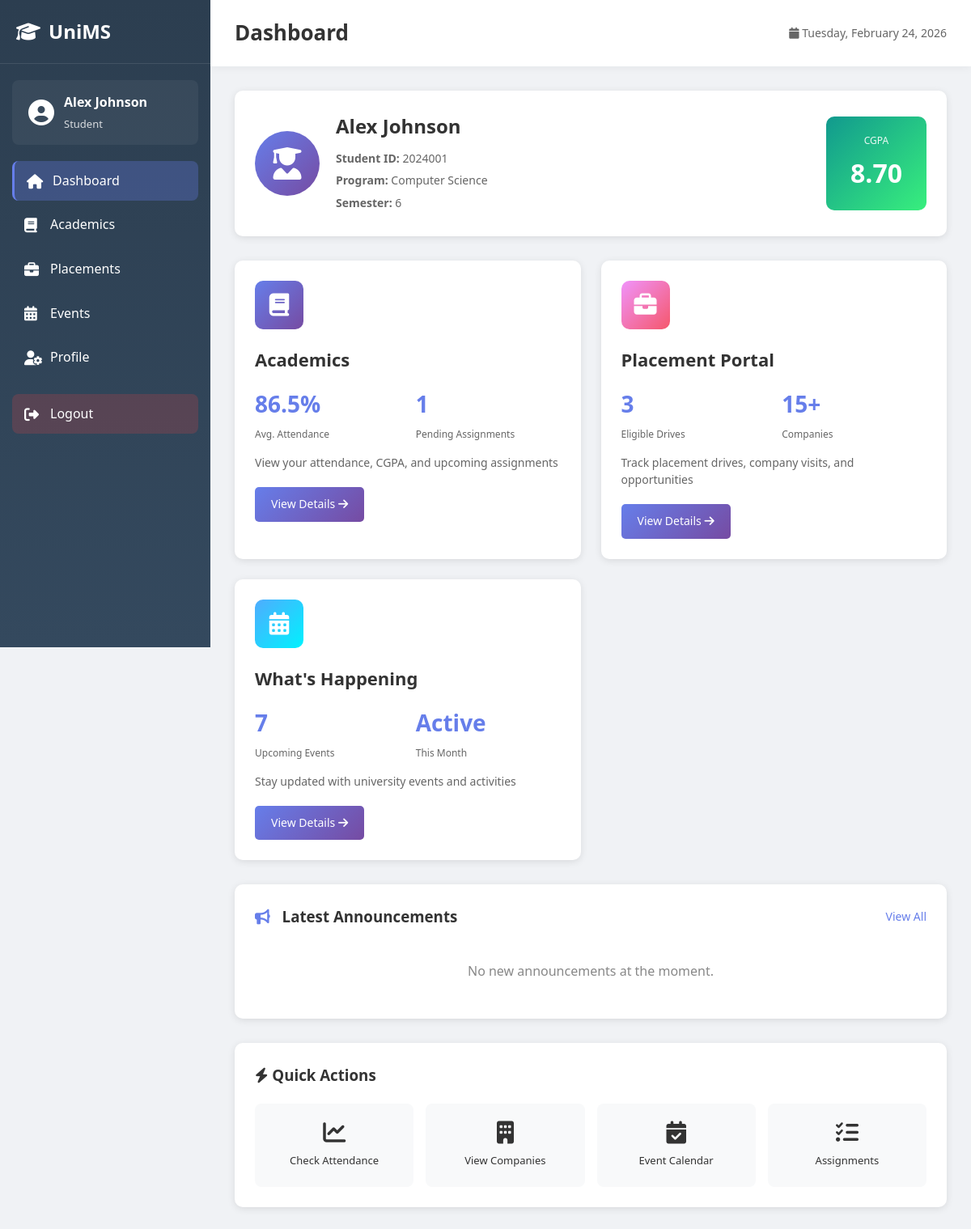
The app's page /dashboard (signed in) with its own data.
### tables this page shows
CREATE TABLE students (
            id INTEGER PRIMARY KEY AUTOINCREMENT,
            user_id INTEGER,
            student_id TEXT UNIQUE NOT NULL,
            program TEXT NOT NULL,
            semester INTEGER NOT NULL,
            cgpa REAL DEFAULT 0.0,
            FOREIGN KEY (user_id) REFERENCES users(id)
        );

### app.py (the view, shortened to what this page needs)
@app.route('/dashboard')
@login_required
def dashboard():
    if session.get('user_type') == 'admin':
        return redirect(url_for('admin_dashboard'))
    conn = get_db_connection()
    if session['user_type'] == 'student':
        student = conn.execute('''
            SELECT s.* FROM students s
            WHERE s.user_id = ?
        ''', (session['user_id'],)).fetchone()
        attendance_summary = conn.execute('''
            SELECT
                COUNT(*) as total_subjects,
                AVG(CAST(attended_classes AS FLOAT) / total_classes * 100) as avg_attendance
            FROM attendance
            WHERE student_id = ?
        ''', (student['id'],)).fetchone()
        pending_assignments = conn.execute('''
            SELECT COUNT(*) as count FROM assignments
            WHERE status = 'pending' AND due_date >= date('now')
        ''').fetchone()
        eligible_drives = conn.execute('''
            SELECT COUNT(*) as count FROM placement_drives
            WHERE status = 'Open' AND min_cgpa <= ?
        ''', (student['cgpa'],)).fetchone()
        upcoming_events = conn.execute('''
            SELECT COUNT(*) as count FROM events
            WHERE event_date >= date('now')
        ''').fetchone()
        announcements = conn.execute('''
            SELECT * FROM announcements
            ORDER BY created_at DESC
            LIMIT 5
        ''').fetchall()
        conn.close()
        dashboard_data = {
            'student': student,
            'attendance_summary': attendance_summary,
            'pending_assignments': pending_assignments['count'],
            'eligible_drives': eligible_drives['count'],
            'upcoming_events': upcoming_events['count'],
            'announcements': announcements
        }
        return render_template('dashboard.html', data=dashboard_data)

### app.py (called while the page is built)
def get_db_connection():
    conn = sqlite3.connect(DATABASE)
    conn.row_factory = sqlite3.Row  # This allows us to access columns by name
    return conn

def login_required(f):
    @wraps(f)
    def decorated_function(*args, **kwargs):
        if 'user_id' not in session:
            flash('Please log in to access this page.', 'warning')
            return redirect(url_for('login'))
        return f(*args, **kwargs)
    return decorated_function

### templates/dashboard.html (shortened to what this page needs)
{% extends "base.html" %}
{% block page_title %}Dashboard{% endblock %}
{% block content %}
<div class="dashboard">
    <div class="student-info-card">
        <div class="info-left">
            <div class="avatar">
                <i class="fas fa-user-graduate"></i>
            </div>
            <div class="info-details">
                <h2>{{ session.full_name }}</h2>
                <p><strong>Student ID:</strong> {{ data.student.student_id }}</p>
                <p><strong>Program:</strong> {{ data.student.program }}</p>
                <p><strong>Semester:</strong> {{ data.student.semester }}</p>
            </div>
        </div>
        <div class="info-right">
            <div class="cgpa-badge">
                <span class="cgpa-label">CGPA</span>
                <span class="cgpa-value">{{ "%.2f"|format(data.student.cgpa or 0.0) }}</span>
            </div>
        </div>
    </div>
    <div class="dashboard-tiles">
        <div class="tile academics-tile">
            <div class="tile-icon">
                <i class="fas fa-book"></i>
            </div>
            <div class="tile-content">
                <h3>Academics</h3>
                <div class="tile-stats">
                    <div class="stat">
                        <span class="stat-value">{{ "%.1f"|format(data.attendance_summary.avg_attendance or 0.0)
                            }}%</span>
                        <span class="stat-label">Avg. Attendance</span>
                    </div>
                    <div class="stat">
                        <span class="stat-value">{{ data.pending_assignments }}</span>
                        <span class="stat-label">Pending Assignments</span>
                    </div>
                </div>
                <p class="tile-description">
                    View your attendance, CGPA, and upcoming assignments
                </p>
                <a href="{{ url_for('academics') }}" class="tile-btn">
                    View Details <i class="fas fa-arrow-right"></i>
                </a>
            </div>
        </div>
        <div class="tile placements-tile">
            <div class="tile-icon">
                <i class="fas fa-briefcase"></i>
            </div>
            <div class="tile-content">
                <h3>Placement Portal</h3>
                <div class="tile-stats">
                    <div class="stat">
                        <span class="stat-value">{{ data.eligible_drives }}</span>
                        <span class="stat-label">Eligible Drives</span>
                    </div>
                    <div class="stat">
                        <span class="stat-value">15+</span>
                        <span class="stat-label">Companies</span>
                    </div>
                </div>
                <p class="tile-description">
                    Track placement drives, company visits, and opportunities
                </p>
                <a href="{{ url_for('placements') }}" class="tile-btn">
                    View Details <i class="fas fa-arrow-right"></i>
                </a>
            </div>
        </div>
        <div class="tile events-tile">
            <div class="tile-icon">
                <i class="fas fa-calendar-alt"></i>
            </div>
            <div class="tile-content">
                <h3>What's Happening</h3>
                <div class="tile-stats">
                    <div class="stat">
                        <span class="stat-value">{{ data.upcoming_events }}</span>
                        <span class="stat-label">Upcoming Events</span>
                    </div>
                    <div class="stat">
                        <span class="stat-value">Active</span>
                        <span class="stat-label">This Month</span>
                    </div>
                </div>
                <p class="tile-description">
                    Stay updated with university events and activities
                </p>
                <a href="{{ url_for('events') }}" class="tile-btn">
                    View Details <i class="fas fa-arrow-right"></i>
                </a>
            </div>
        </div>
    </div>
    <div class="section"
        style="margin-bottom: 30px; background: white; padding: 25px; border-radius: 10px; box-shadow: 0 2px 10px rgba(0,0,0,0.1);">
        <div class="section-header"
            style="display: flex; justify-content: space-between; align-items: center; margin-bottom: 20px;">
            <h3 style="margin: 0; color: #333;"><i class="fas fa-bullhorn"
                    style="color: #667eea; margin-right: 10px;"></i> Latest Announcements</h3>
            <a href="{{ url_for('events') }}" style="font-size: 14px; color: #667eea; text-decoration: none;">View
                All</a>
        </div>
        <div class="announcements-list">
            {% if data.announcements %}
            {% for ann in data.announcements %}
            <div class="announcement-item"
                style="padding: 15px; border-bottom: 1px solid #eee; display: flex; gap: 15px; align-items: center;">
                <div class="ann-icon"
                    style="width: 40px; height: 40px; background: #f0f4ff; border-radius: 50%; display: flex; align-items: center; justify-content: center; color: #667eea; flex-shrink: 0;">
                    <i class="fas fa-info-circle"></i>
                </div>
                <div class="ann-content">
                    <h4 style="margin: 0 0 5px 0; font-size: 16px; color: #333;">{{ ann.title }}</h4>
                    <p style="margin: 0; font-size: 13px; color: #666; line-height: 1.4;">{{ ann.content[:150] }}{% if
                        ann.content|length > 150 %}...{% endif %}</p>
                    <small style="color: #999; font-size: 11px;">{{ ann.created_at }}</small>
                </div>
            </div>
            {% endfor %}
            {% else %}
            <p style="text-align: center; color: #888; padding: 20px;">No new announcements at the moment.</p>
            {% endif %}
        </div>
    </div>
    <div class="quick-actions">
        <h3><i class="fas fa-bolt"></i> Quick Actions</h3>
        <div class="actions-grid">
            <a href="{{ url_for('academics') }}" class="action-card">
                <i class="fas fa-chart-line"></i>
                <span>Check Attendance</span>
            </a>
            <a href="{{ url_for('placements') }}" class="action-card">
                <i class="fas fa-building"></i>
                <span>View Companies</span>
            </a>
            <a href="{{ url_for('events') }}" class="action-card">
                <i class="fas fa-calendar-check"></i>
                <span>Event Calendar</span>
            </a>
            <a href="{{ url_for('academics') }}" class="action-card">
                <i class="fas fa-tasks"></i>
                <span>Assignments</span>
            </a>
        </div>
    </div>
</div>
{% endblock %}

### static/css/style.css (style rules this page uses)
* { margin: 0; padding: 0; box-sizing: border-box; }
body { font-family: 'Segoe UI', Tahoma, Geneva, Verdana, sans-serif; background: #f0f2f5; color: #333; line-height: 1.6; }

### templates/dashboard.html (style rules this page uses)
.student-info-card { background: white; border-radius: 10px; padding: 25px; margin-bottom: 30px; box-shadow: 0 2px 10px rgba(0, 0, 0, 0.1); display: flex; justify-content: space-between; align-items: center; }
.info-left { display: flex; gap: 20px; align-items: center; }
.avatar { width: 80px; height: 80px; background: linear-gradient(135deg, #667eea 0%, #764ba2 100%); border-radius: 50%; display: flex; align-items: center; justify-content: center; font-size: 40px; color: white; }
.info-details h2 { margin-bottom: 10px; color: #333; }
.info-details p { color: #666; margin: 5px 0; font-size: 14px; }
.cgpa-badge { background: linear-gradient(135deg, #11998e 0%, #38ef7d 100%); padding: 20px 30px; border-radius: 10px; text-align: center; color: white; }
.cgpa-label { display: block; font-size: 12px; margin-bottom: 5px; opacity: 0.9; }
.cgpa-value { display: block; font-size: 32px; font-weight: bold; }
.dashboard-tiles { display: grid; grid-template-columns: repeat(auto-fit, minmax(300px, 1fr)); gap: 25px; margin-bottom: 30px; }
.tile { background: white; border-radius: 10px; padding: 25px; box-shadow: 0 2px 10px rgba(0, 0, 0, 0.1); transition: transform 0.3s, box-shadow 0.3s; }
.tile-icon { width: 60px; height: 60px; border-radius: 10px; display: flex; align-items: center; justify-content: center; font-size: 28px; color: white; margin-bottom: 20px; }
.academics-tile .tile-icon { background: linear-gradient(135deg, #667eea 0%, #764ba2 100%); }
.placements-tile .tile-icon { background: linear-gradient(135deg, #f093fb 0%, #f5576c 100%); }
.events-tile .tile-icon { background: linear-gradient(135deg, #4facfe 0%, #00f2fe 100%); }
.tile-content h3 { font-size: 22px; margin-bottom: 15px; color: #333; }
.tile-stats { display: flex; gap: 20px; margin-bottom: 15px; }
.stat { flex: 1; }
.stat-value { display: block; font-size: 28px; font-weight: bold; color: #667eea; }
.stat-label { display: block; font-size: 12px; color: #666; margin-top: 5px; }
.tile-description { color: #666; font-size: 14px; margin-bottom: 20px; line-height: 1.5; }
.tile-btn { display: inline-block; background: linear-gradient(135deg, #667eea 0%, #764ba2 100%); color: white; padding: 10px 20px; border-radius: 5px; text-decoration: none; font-size: 14px; transition: opacity 0.3s; }
.quick-actions { background: white; border-radius: 10px; padding: 25px; box-shadow: 0 2px 10px rgba(0, 0, 0, 0.1); }
.quick-actions h3 { margin-bottom: 20px; color: #333; }
.actions-grid { display: grid; grid-template-columns: repeat(auto-fit, minmax(150px, 1fr)); gap: 15px; }
.action-card { background: #f8f9fa; padding: 20px; border-radius: 8px; text-align: center; text-decoration: none; color: #333; transition: all 0.3s; border: 2px solid transparent; }
.action-card i { display: block; font-size: 28px; margin-bottom: 10px; }
.action-card span { display: block; font-size: 13px; font-weight: 500; }

### records on screen
students: student.student_id "2024001", student.program "Computer Science", student.semester "6", student "8.70"

### other values on screen
{{ session.full_name }} "Alex Johnson"
{{ session.user_type|title }} "Student"
{{ "%.1f"|format(data.attendance_summary.avg_attendance or 0.0) }} "86.5"
{{ data.pending_assignments }} "1"
{{ data.eligible_drives }} "3"
{{ data.upcoming_events }} "7"
